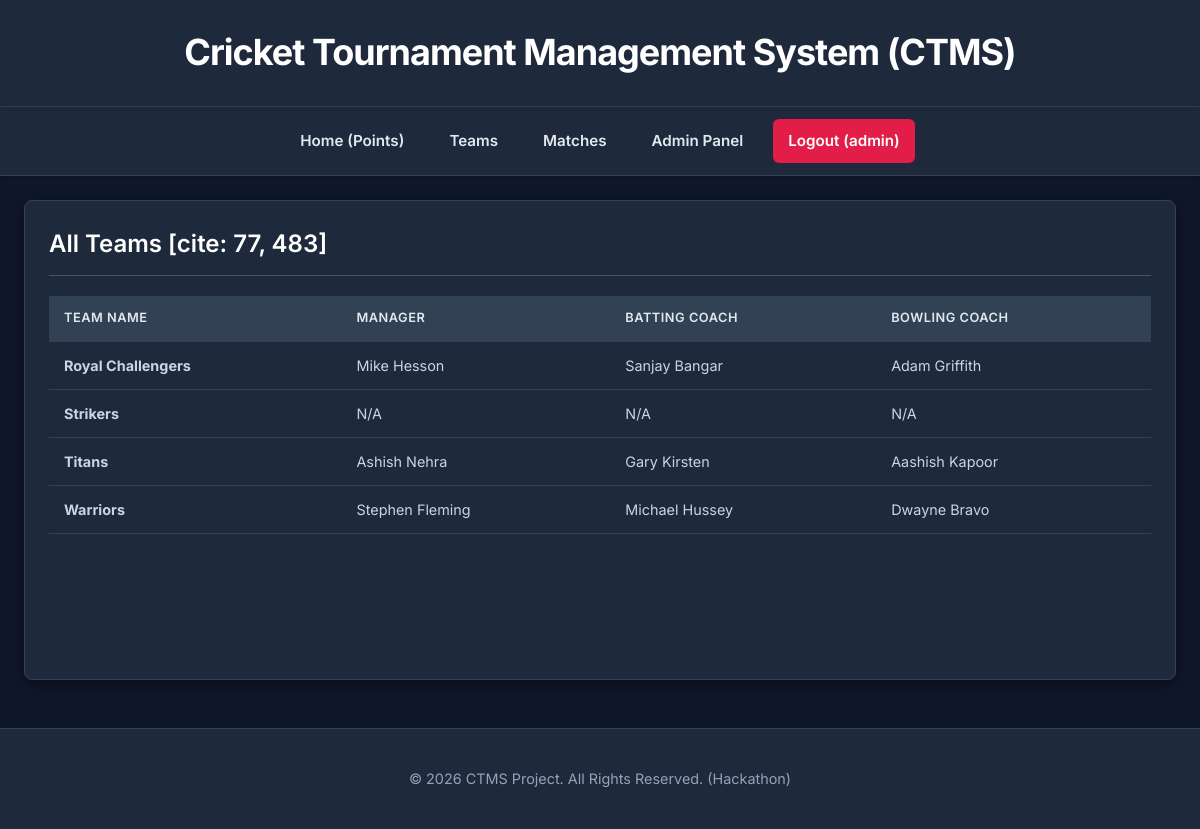
The page /teams.php (signed in) on the database its author committed.
### tables this page shows
CREATE TABLE `TEAM` (
  `TeamID` INT NOT NULL AUTO_INCREMENT,
  `TeamName` VARCHAR(100) NOT NULL,
  `TeamRank` INT DEFAULT 0,
  `NoOfDraws` INT DEFAULT 0,
  `NoOfWins` INT DEFAULT 0,
  `NoOfLosses` INT DEFAULT 0,
  `Points` INT DEFAULT 0,
  `ManagerID` INT NULL,
  `CaptainID` INT NULL,
  PRIMARY KEY (`TeamID`),
  UNIQUE KEY `TeamName_Unique` (`TeamName`)
);

CREATE TABLE `TEAM_MANAGEMENT` (
  `ManagerID` INT NOT NULL AUTO_INCREMENT,
  `ManagerName` VARCHAR(100) NOT NULL,
  `BattingCoach` VARCHAR(100),
  `BowlingCoach` VARCHAR(100),
  PRIMARY KEY (`ManagerID`)
);

### teams.php (the view)
<?php
require_once 'includes/header.php';
$sql = "
    SELECT t.TeamName, m.ManagerName, m.BattingCoach, m.BowlingCoach
    FROM TEAM t
    LEFT JOIN TEAM_MANAGEMENT m ON t.ManagerID = m.ManagerID
    ORDER BY t.TeamName
";
$result = $conn->query($sql);
?>
<div class="column" style="flex-basis: 100%;">
    <div class="card">
        <h2>All Teams [cite: 77, 483]</h2>
        <table>
            <thead>
                <tr>
                    <th>Team Name</th>
                    <th>Manager</th>
                    <th>Batting Coach</th>
                    <th>Bowling Coach</th>
                </tr>
            </thead>
            <tbody>
                <?php
                if ($result->num_rows > 0) {
                    while($row = $result->fetch_assoc()) {
                        echo "<tr>";
                        echo "<td><strong>" . htmlspecialchars($row['TeamName']) . "</strong></td>";
                        echo "<td>" . htmlspecialchars($row['ManagerName'] ?? 'N/A') . "</td>";
                        echo "<td>" . htmlspecialchars($row['BattingCoach'] ?? 'N/A') . "</td>";
                        echo "<td>" . htmlspecialchars($row['BowlingCoach'] ?? 'N/A') . "</td>";
                        echo "</tr>";
                    }
                } else {
                    echo "<tr><td colspan='4'>No teams found</td></tr>";
                }
                ?>
            </tbody>
        </table>
    </div>
</div>
<?php
require_once 'includes/footer.php';
?>

### assets/style.css (style rules this page uses)
body { font-family: 'Inter', -apple-system, BlinkMacSystemFont, "Segoe UI", Roboto, "Helvetica Neue", Arial, sans-serif; background-color: #0f172a; color: #cbd5e1; margin: 0; padding: 0; line-height: 1.6; }
.column { flex: 1; min-width: 320px; display: flex; flex-direction: column; gap: 24px; }
.card { background-color: #1e293b; border-radius: 8px; padding: 24px; box-shadow: 0 4px 12px rgba(0, 0, 0, 0.5); flex-grow: 1; border: 1px solid #334155; }
.card h2 { color: #FFFFFF; border-bottom: 1px solid #475569; padding-bottom: 12px; margin-top: 0; font-size: 1.5em; font-weight: 600; }
table { width: 100%; border-collapse: collapse; margin-top: 15px; }
table thead { background-color: #334155; }
table th, table td { padding: 12px 15px; text-align: left; border-bottom: 1px solid #334155; font-size: 0.9em; }
table th { color: #e2e8f0; font-weight: 600; text-transform: uppercase; font-size: 0.8em; letter-spacing: 0.5px; }
table tbody tr { transition: background-color 0.15s ease; }

### rows shown on the page
team: TeamName "Royal Challengers", ManagerID.ManagerName "Mike Hesson", ManagerID.BattingCoach "Sanjay Bangar", ManagerID.BowlingCoach "Adam Griffith"
team: TeamName "Strikers", ManagerName "N/A", BattingCoach "N/A", BowlingCoach "N/A"
team: TeamName "Titans", ManagerID.ManagerName "Ashish Nehra", ManagerID.BattingCoach "Gary Kirsten", ManagerID.BowlingCoach "Aashish Kapoor"
team: TeamName "Warriors", ManagerID.ManagerName "Stephen Fleming", ManagerID.BattingCoach "Michael Hussey", ManagerID.BowlingCoach "Dwayne Bravo"

### other values the page prints
$_SESSION['username'] "admin"
